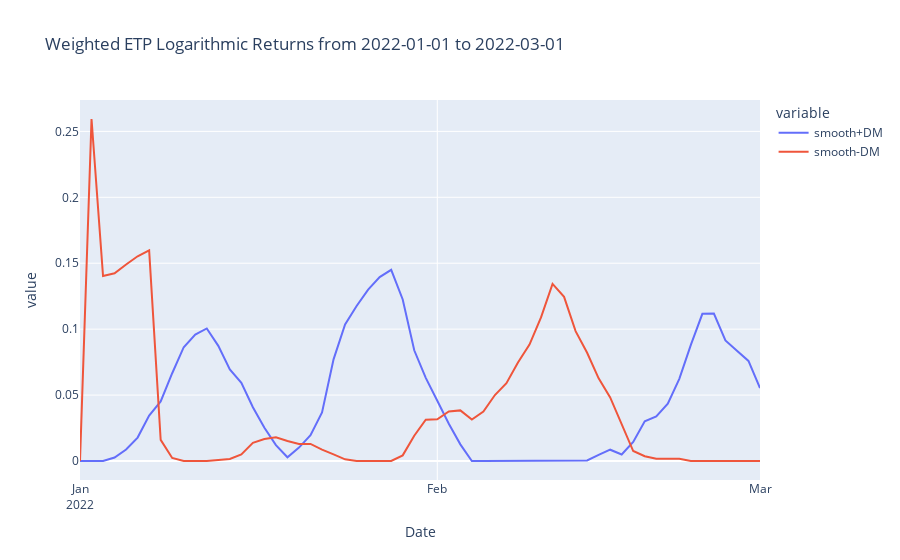

This figure's notebook cell:
### Code cell
''' To plot the data transform back to coind ids to be individual columns '''
plot_adx_df = adx_df.loc[adx_df['ID']=='bitcoin']
plot_adx_df.sort_values(by=['Date'], inplace = True)

_min_date = plot_adx_df["Date"].min()
_max_date = plot_adx_df["Date"].max()
_title = "Weighted ETP Logarithmic Returns from "+str(_min_date)+" to "+str(_max_date)
fig = px.line(plot_adx_df, x="Date", y=['smooth+DM','smooth-DM'],
#               color='red',
              hover_data={"Date": "|%B %d, %Y", "ID": True,},
              title=_title,)

fig.update_xaxes(
    dtick="M1",
    tickformat="%b\n%Y")
fig.show()

### Figure 1 — Plotly figure (JSON) as saved in the notebook; plotly's stock layout.template omitted (floating-point values rounded to 4 significant figures)
{"data": [{"customdata": [["bitcoin"], ["bitcoin"], ["bitcoin"], ["bitcoin"], ["bitcoin"], ["bitcoin"], ["bitcoin"], ["bitcoin"], ["bitcoin"], ["bitcoin"], ["bitcoin"], ["bitcoin"], ["bitcoin"], ["bitcoin"], ["bitcoin"], ["bitcoin"], ["bitcoin"], ["bitcoin"], ["bitcoin"], ["bitcoin"], ["bitcoin"], ["bitcoin"], ["bitcoin"], ["bitcoin"], ["bitcoin"], ["bitcoin"], ["bitcoin"], ["bitcoin"], ["bitcoin"], ["bitcoin"], ["bitcoin"], ["bitcoin"], ["bitcoin"], ["bitcoin"], ["bitcoin"], ["bitcoin"], ["bitcoin"], ["bitcoin"], ["bitcoin"], ["bitcoin"], ["bitcoin"], ["bitcoin"], ["bitcoin"], ["bitcoin"], ["bitcoin"], ["bitcoin"], ["bitcoin"], ["bitcoin"], ["bitcoin"], ["bitcoin"], ["bitcoin"], ["bitcoin"], ["bitcoin"], ["bitcoin"], ["bitcoin"], ["bitcoin"], ["bitcoin"], ["bitcoin"], ["bitcoin"], ["bitcoin"]], "hovertemplate": "variable=smooth+DM<br>Date=%{x|%B %d, %Y}<br>value=%{y}<br>ID=%{customdata[0]}<extra></extra>", "legendgroup": "smooth+DM", "line": {"color": "#636efa", "dash": "solid"}, "marker": {"symbol": "circle"}, "mode": "lines", "name": "smooth+DM", "orientation": "v", "showlegend": true, "type": "scatter", "x": ["2022-01-01", "2022-01-02", "2022-01-03", "2022-01-04", "2022-01-05", "2022-01-06", "2022-01-07", "2022-01-08", "2022-01-09", "2022-01-10", "2022-01-11", "2022-01-12", "2022-01-13", "2022-01-14", "2022-01-15", "2022-01-16", "2022-01-17", "2022-01-18", "2022-01-19", "2022-01-20", "2022-01-21", "2022-01-22", "2022-01-23", "2022-01-24", "2022-01-25", "2022-01-26", "2022-01-27", "2022-01-28", "2022-01-29", "2022-01-30", "2022-01-31", "2022-02-01", "2022-02-02", "2022-02-03", "2022-02-04", "2022-02-05", "2022-02-06", "2022-02-07", "2022-02-08", "2022-02-09", "2022-02-10", "2022-02-11", "2022-02-12", "2022-02-13", "2022-02-14", "2022-02-15", "2022-02-16", "2022-02-17", "2022-02-18", "2022-02-19", "2022-02-20", "2022-02-21", "2022-02-22", "2022-02-23", "2022-02-24", "2022-02-25", "2022-02-26", "2022-02-27", "2022-02-28", "2022-03-01"], "xaxis": "x", "y": [0, 0, 0, 0.002615, 0.008692, 0.01777, 0.03444, 0.04523, 0.06658, 0.0863, 0.09582, 0.1005, 0.08735, 0.06948, 0.05924, 0.0408, 0.02523, 0.01208, 0.002836, 0.01017, 0.0195, 0.03684, 0.07711, 0.1036, 0.1175, 0.13, 0.1395, 0.145, 0.1225, 0.08397, 0.06307, 0.04574, 0.02823, 0.01263, 0, 0, 0, 0, 0, 0, 0, 0, 0, 0, 0.00043, 0.004687, 0.008566, 0.004946, 0.01439, 0.03013, 0.03374, 0.04341, 0.0623, 0.08809, 0.1116, 0.1119, 0.09145, 0.08356, 0.07588, 0.05536], "yaxis": "y"}, {"customdata": [["bitcoin"], ["bitcoin"], ["bitcoin"], ["bitcoin"], ["bitcoin"], ["bitcoin"], ["bitcoin"], ["bitcoin"], ["bitcoin"], ["bitcoin"], ["bitcoin"], ["bitcoin"], ["bitcoin"], ["bitcoin"], ["bitcoin"], ["bitcoin"], ["bitcoin"], ["bitcoin"], ["bitcoin"], ["bitcoin"], ["bitcoin"], ["bitcoin"], ["bitcoin"], ["bitcoin"], ["bitcoin"], ["bitcoin"], ["bitcoin"], ["bitcoin"], ["bitcoin"], ["bitcoin"], ["bitcoin"], ["bitcoin"], ["bitcoin"], ["bitcoin"], ["bitcoin"], ["bitcoin"], ["bitcoin"], ["bitcoin"], ["bitcoin"], ["bitcoin"], ["bitcoin"], ["bitcoin"], ["bitcoin"], ["bitcoin"], ["bitcoin"], ["bitcoin"], ["bitcoin"], ["bitcoin"], ["bitcoin"], ["bitcoin"], ["bitcoin"], ["bitcoin"], ["bitcoin"], ["bitcoin"], ["bitcoin"], ["bitcoin"], ["bitcoin"], ["bitcoin"], ["bitcoin"], ["bitcoin"]], "hovertemplate": "variable=smooth-DM<br>Date=%{x|%B %d, %Y}<br>value=%{y}<br>ID=%{customdata[0]}<extra></extra>", "legendgroup": "smooth-DM", "line": {"color": "#EF553B", "dash": "solid"}, "marker": {"symbol": "circle"}, "mode": "lines", "name": "smooth-DM", "orientation": "v", "showlegend": true, "type": "scatter", "x": ["2022-01-01", "2022-01-02", "2022-01-03", "2022-01-04", "2022-01-05", "2022-01-06", "2022-01-07", "2022-01-08", "2022-01-09", "2022-01-10", "2022-01-11", "2022-01-12", "2022-01-13", "2022-01-14", "2022-01-15", "2022-01-16", "2022-01-17", "2022-01-18", "2022-01-19", "2022-01-20", "2022-01-21", "2022-01-22", "2022-01-23", "2022-01-24", "2022-01-25", "2022-01-26", "2022-01-27", "2022-01-28", "2022-01-29", "2022-01-30", "2022-01-31", "2022-02-01", "2022-02-02", "2022-02-03", "2022-02-04", "2022-02-05", "2022-02-06", "2022-02-07", "2022-02-08", "2022-02-09", "2022-02-10", "2022-02-11", "2022-02-12", "2022-02-13", "2022-02-14", "2022-02-15", "2022-02-16", "2022-02-17", "2022-02-18", "2022-02-19", "2022-02-20", "2022-02-21", "2022-02-22", "2022-02-23", "2022-02-24", "2022-02-25", "2022-02-26", "2022-02-27", "2022-02-28", "2022-03-01"], "xaxis": "x", "y": [0, 0.2594, 0.1403, 0.1424, 0.149, 0.1553, 0.1597, 0.01606, 0.002296, 0, 0, 0, 0.0007219, 0.001564, 0.005047, 0.01372, 0.01663, 0.01801, 0.01514, 0.01294, 0.01294, 0.008617, 0.004992, 0.001267, -8.674e-19, -8.674e-19, -8.674e-19, -8.674e-19, 0.004265, 0.01915, 0.03127, 0.03161, 0.03754, 0.03839, 0.03151, 0.03751, 0.05003, 0.05904, 0.07476, 0.08829, 0.1089, 0.1344, 0.1245, 0.09851, 0.08213, 0.06272, 0.04825, 0.02829, 0.007561, 0.003613, 0.001634, 0.001634, 0.001634, -3.469e-18, -3.469e-18, -3.469e-18, -3.469e-18, -3.469e-18, -3.469e-18, -3.469e-18], "yaxis": "y"}], "layout": {"legend": {"title": {"text": "variable"}, "tracegroupgap": 0}, "title": {"text": "Weighted ETP Logarithmic Returns from 2022-01-01 to 2022-03-01"}, "xaxis": {"anchor": "y", "domain": [0, 1], "dtick": "M1", "tickformat": "%b\n%Y", "title": {"text": "Date"}}, "yaxis": {"anchor": "x", "domain": [0, 1], "title": {"text": "value"}}}}
